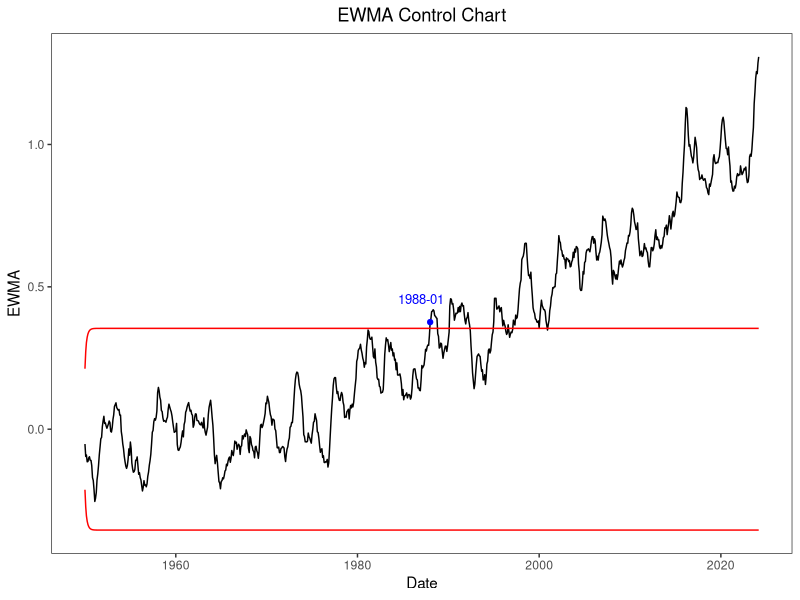

This figure's R source:
library(ggplot2)
library(readr)

# Load data
Global <- read_csv("Global.csv")
Global <- Global[841:nrow(Global),]

month_map <- c("Jan" = 1, "Feb" = 2, "Mar" = 3, "Apr" = 4, "May" = 5, "Jun" = 6, 
               "Jul" = 7, "Aug" = 8, "Sep" = 9, "Oct" = 10, "Nov" = 11, "Dec" = 12)

Global$Month <- month_map[Global$Month]
Global$Date <- as.Date(paste(Global$Year, Global$Month, "1", sep = "-"))

x <- Global$value
mu <-  0
sigma <- sd(x)
n <- length(x)

# set parameter
q <- 0.8
alpha <- 1
L <- 2.8643

# weight of EWMA
wt = vj = c()
for(i in 1:n){wt[i] = q^((i-1)^alpha)-q^(i^alpha)}
for(j in 1:n){vj[j] = sum(wt[1:j]*wt[1:j])*(sigma^2)}

# compute statistic of EWMA, UCL and LCL
ewma = ucl = lcl = c()
for(j in 1:n){
  zsum = sum(wt[1:j]*x[j:1]) + mu*(q^(j^alpha))
  ewma[j] = zsum
  ucl[j] = mu+L*sqrt(vj[j])
  lcl[j] = mu-L*sqrt(vj[j])
}

# Find the first index that exceeds the control limit
exceed_indices <- which(ewma > ucl)[1]

ewma_df <- data.frame(Date = Global$Date, EWMA = ewma, UCL = ucl, LCL = lcl)

# plot result
ggplot(ewma_df, aes(x = Date)) +
  geom_line(aes(y = EWMA), color = "black") +
  geom_line(aes(y = UCL), color = "red", linetype = "solid") +
  geom_line(aes(y = LCL), color = "red", linetype = "solid") +
  labs(x = "Date", y = "EWMA", title = "EWMA Control Chart") +
  theme_bw() + 
  theme(panel.grid=element_blank())+
  theme(plot.title = element_text(hjust = 0.5))+
  geom_text(data = ewma_df[exceed_indices, ], aes(x = Date, y = EWMA, label = format(Date, "%Y-%m")), vjust = -1.8, hjust = 0.7, color = "blue", size = 3.3)+
  geom_point(data = ewma_df[exceed_indices, ], aes(x = Date, y = EWMA), color = "blue", size = 1.5)
